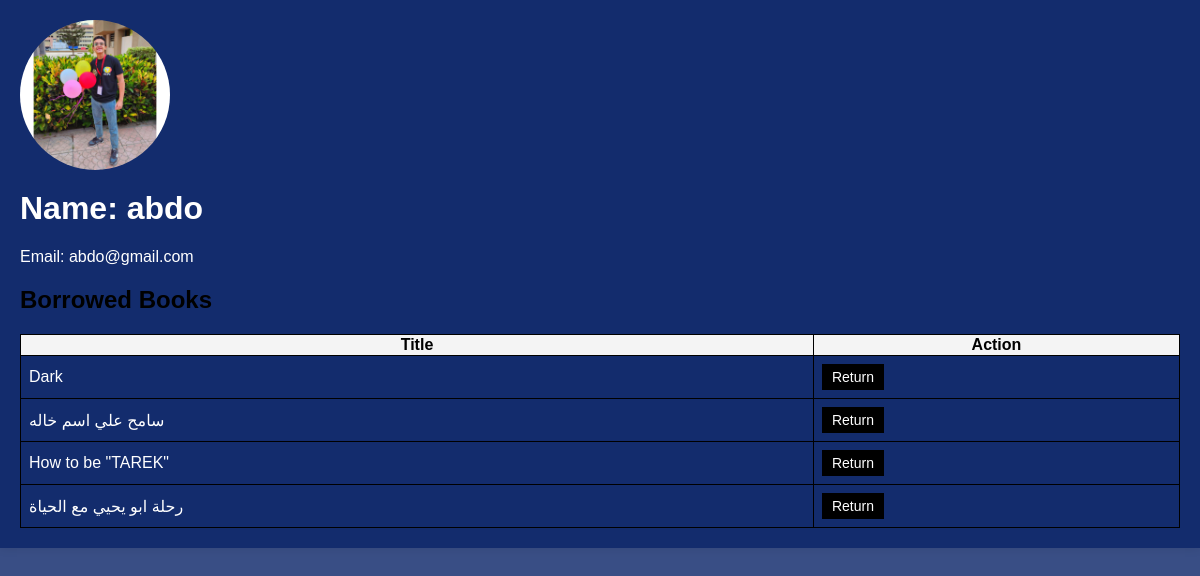
Before: /userBookList/ (signed in) with the older database file.
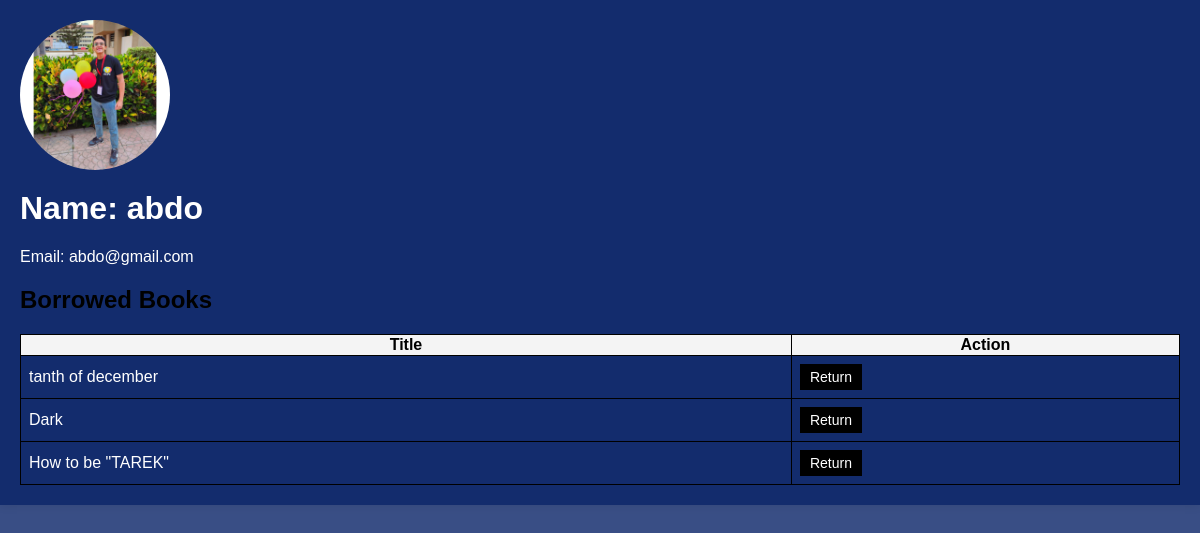
After: the same page with the newer database file.
### workingApp/models.py (models this page shows, shortened)
class Book(models.Model):
    BOOK_CATEGORIES = (
        ('FICTION', 'Fiction'),
        ('NON_FICTION', 'Non-fiction'),
        ('SCIENCE', 'Science'),
        ('HISTORY', 'History'),
        ('BIOGRAPHY', 'Biography'),
    )
    id = models.IntegerField(primary_key=True)
    title = models.CharField(max_length=200)
    author = models.CharField(max_length=100)
    isbn = models.CharField(max_length=13 ,null=True)
    pub_date = models.DateField(null=True)
    image = models.ImageField(upload_to='photo', blank=True, null=True)
    details = models.TextField(null=True, blank=True)
    available = models.BooleanField(default=True)
    category = models.CharField(max_length=100, choices=BOOK_CATEGORIES)
    borrowingDate=models.TimeField(null=True)

### workingApp/views.py (the view)
# urls.py: path('userBookList/',views.userBookList,name='userBookList'),
def userBookList(request):
    user_profile = UserProfile.objects.get(user=request.user)
    books = user_profile.book_list.all()
    context = {
        'books': books,
        'user_profile': user_profile,
        'user': request.user,
    }
    return render(request, 'pages/userBookList.html', context)

### templates/pages/userBookList.html (shortened to what this page needs)
{% load static %}
<!DOCTYPE html>
<html lang="en">
<head>
</head>
<body>
    <div class="profile-container">
        <div class="profile-photo">
            {% if user_profile.userPhoto %}
                <img src="{{ user_profile.userPhoto.url }}" alt="Profile Photo">
            {% else %}
                <img src="{% static 'default-profile.png' %}" alt="Default Profile Photo">
            {% endif %}
        </div>
        <div class="profile-info">
            <h1>Name: {{ user.username }}</h1>
            <p>Email: {{ user.email }}</p>
            <h2>Borrowed Books</h2>
            <table>
                <thead>
                    <tr>
                        <th>Title</th>
                        <th>Action</th>
                    </tr>
                </thead>
                <tbody>
                    {% for book in books %}
                    <tr id="book-{{ book.id }}">
                        <td>{{ book.title }}</td>
                        <td>
                            <form id="returnBookForm-{{ book.id }}" method="post" action="{% url 'return_book' %}">
                                <button type="submit" onclick="returnBook(event, {{ book.id }})">Return</button>
                            </form>
                        </td>
                    </tr>
                {% endfor %}
                </tbody>
            </table>
        </div>
    </div>
</body>
</html>

Changed rows visible on the page:
no longer on this page (row unchanged): Book: title "سامح علي اسم خاله"
removed Book: title "رحلة ابو يحيي مع الحياة"
now on this page (row edited): Book: title "tanth of december"
